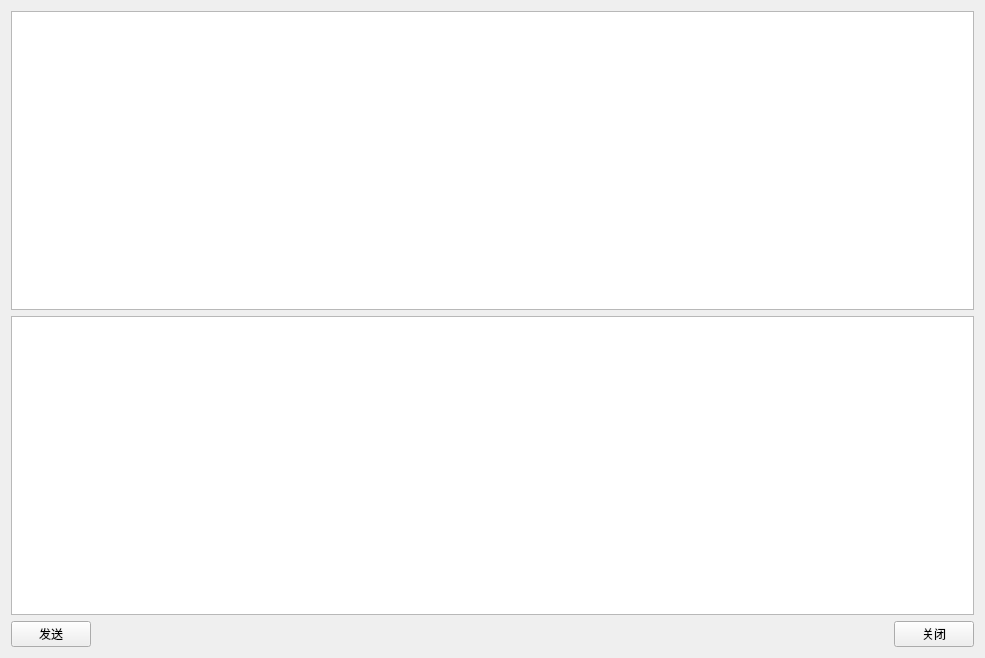
<?xml version="1.0" encoding="UTF-8"?>
<ui version="4.0">
 <class>ServerWidget</class>
 <widget class="QWidget" name="ServerWidget">
  <property name="geometry">
   <rect>
    <x>0</x>
    <y>0</y>
    <width>985</width>
    <height>658</height>
   </rect>
  </property>
  <property name="windowTitle">
   <string>ServerWidget</string>
  </property>
  <layout class="QGridLayout" name="gridLayout">
   <item row="0" column="0" colspan="3">
    <widget class="QTextEdit" name="textEditRead">
     <property name="readOnly">
      <bool>true</bool>
     </property>
    </widget>
   </item>
   <item row="1" column="0" colspan="3">
    <widget class="QTextEdit" name="textEditWrite"/>
   </item>
   <item row="2" column="0">
    <widget class="QPushButton" name="ButtonSend">
     <property name="text">
      <string>发送</string>
     </property>
    </widget>
   </item>
   <item row="2" column="1">
    <spacer name="horizontalSpacer">
     <property name="orientation">
      <enum>Qt::Horizontal</enum>
     </property>
     <property name="sizeHint" stdset="0">
      <size>
       <width>760</width>
       <height>20</height>
      </size>
     </property>
    </spacer>
   </item>
   <item row="2" column="2">
    <widget class="QPushButton" name="pushButton_2">
     <property name="text">
      <string>关闭</string>
     </property>
    </widget>
   </item>
  </layout>
 </widget>
 <layoutdefault spacing="6" margin="11"/>
 <resources/>
 <connections/>
</ui>
